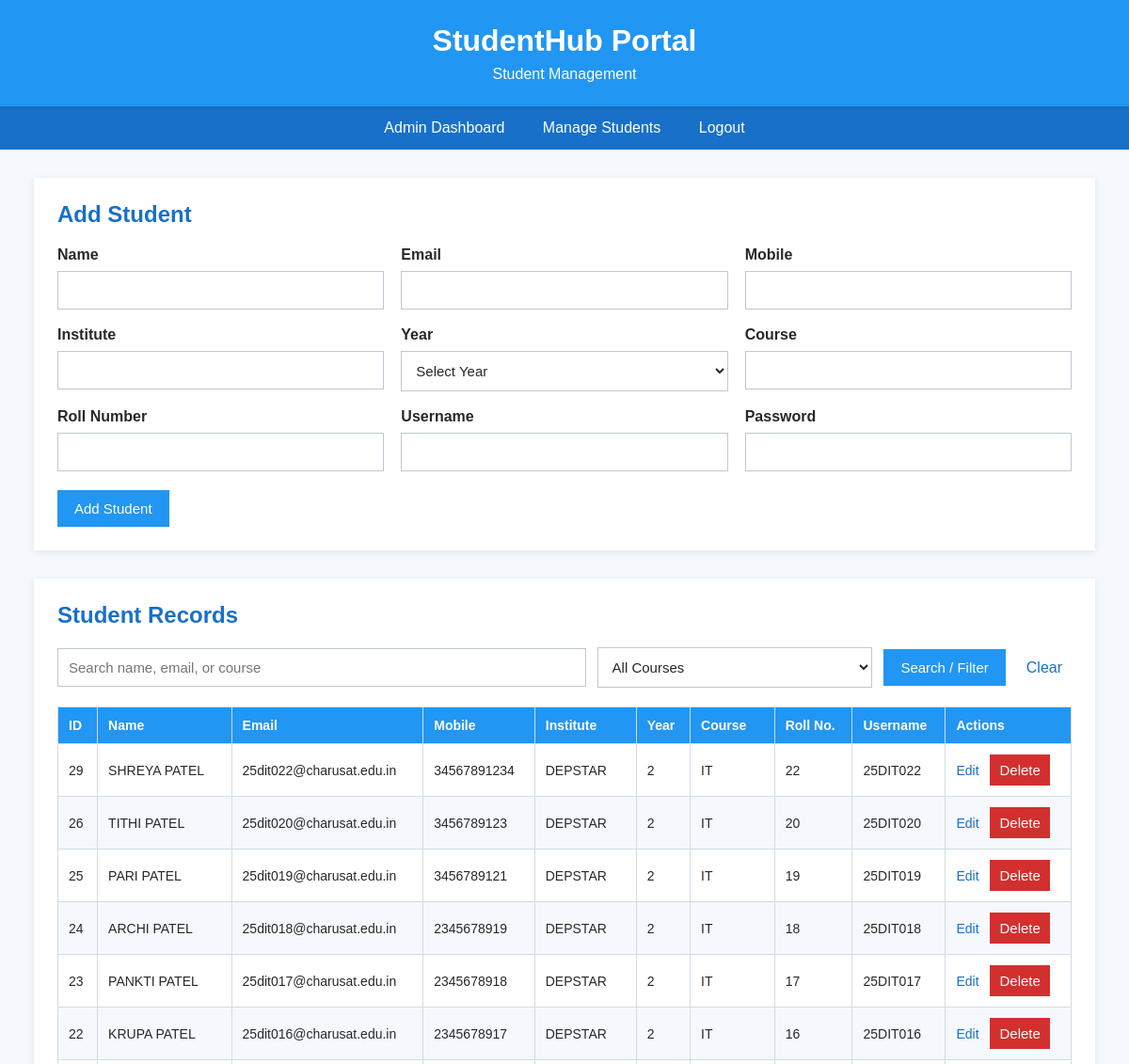
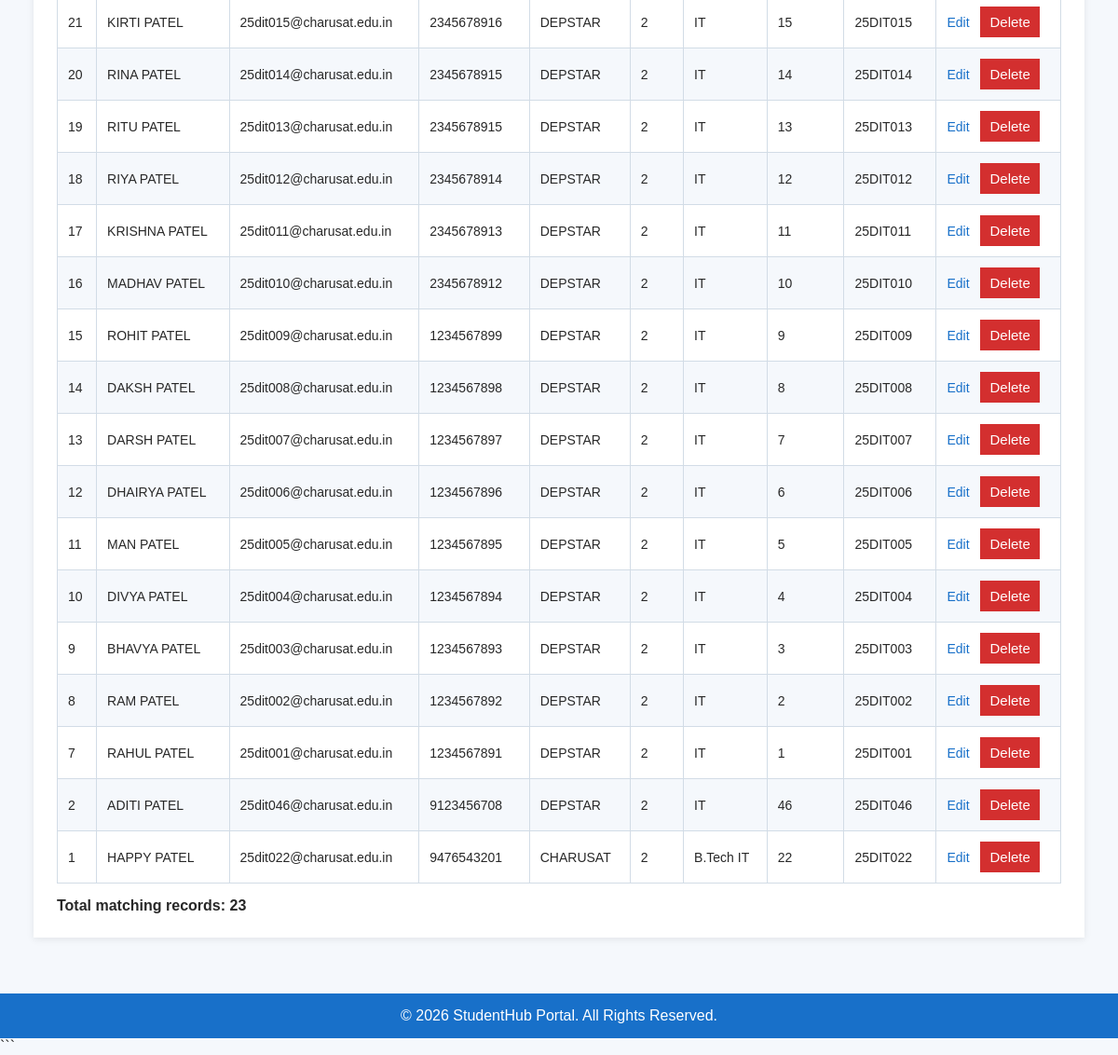
The page /manage_students.php (signed in) on the database its author committed (2 pictures, top to bottom).
### tables this page shows
CREATE TABLE `students` (
  `id` int(11) NOT NULL,
  `name` varchar(100) NOT NULL,
  `email` varchar(150) NOT NULL,
  `mobile` varchar(15) NOT NULL,
  `institute` varchar(150) NOT NULL,
  `year` int(11) NOT NULL,
  `course` varchar(100) NOT NULL,
  `roll_no` int(30) NOT NULL,
  `username` varchar(50) NOT NULL,
  `password` varchar(255) NOT NULL,
  `role` varchar(20) NOT NULL DEFAULT 'student'
);

### manage_students.php (the view, shortened to what this page needs)
<?php
require_once __DIR__ . "/db.php";
$editStudent = null;
$search = trim($_GET["search"] ?? "");
$sql = "SELECT id, name, email, mobile, institute, year, course,
               roll_no, username
        FROM students
        WHERE role='student'";
$sql .= " ORDER BY id DESC";
$stmt = mysqli_prepare($conn, $sql);
mysqli_stmt_execute($stmt);
$students = mysqli_stmt_get_result($stmt);
?>
<!DOCTYPE html>
<html lang="en">
<head>
    <link rel="stylesheet" href="manage_students.css">
</head>
<body>
<header>
    <h1>StudentHub Portal</h1>
    <p>Student Management</p>
</header>
<nav>
    <a href="admin.php">Admin Dashboard</a>
    <a href="manage_students.php">Manage Students</a>
    <a href="logout.php">Logout</a>
</nav>
<main>
    <section class="form-section">
        <h2><?= $editStudent ? "Edit Student" : "Add Student" ?></h2>
        <form method="POST" action="manage_students.php">
            <div class="form-grid">
                <label>Name
                    <input
                        type="text"
                        name="name"
                        required
                        value="<?= htmlspecialchars($editStudent["name"] ?? "") ?>"
                    >
                </label>
                <label>Email
                    <input
                        type="email"
                        name="email"
                        required
                        value="<?= htmlspecialchars($editStudent["email"] ?? "") ?>"
                    >
                </label>
                <label>Mobile
                    <input
                        type="text"
                        name="mobile"
                        required
                        value="<?= htmlspecialchars($editStudent["mobile"] ?? "") ?>"
                    >
                </label>
                <label>Institute
                    <input
                        type="text"
                        name="institute"
                        required
                        value="<?= htmlspecialchars($editStudent["institute"] ?? "") ?>"
                    >
                </label>
                <label>Year
                    <select name="year" required>
                        <option value="">Select Year</option>
                    </select>
                </label>
                <label>Course
                    <input
                        type="text"
                        name="course"
                        required
                        value="<?= htmlspecialchars($editStudent["course"] ?? "") ?>"
                    >
                </label>
                <label>Roll Number
                    <input
                        type="text"
                        name="roll_no"
                        required
                        value="<?= htmlspecialchars($editStudent["roll_no"] ?? "") ?>"
                    >
                </label>
                <label>Username
                    <input
                        type="text"
                        name="username"
                        required
                        value="<?= htmlspecialchars($editStudent["username"] ?? "") ?>"
                    >
                </label>
                <?php if (!$editStudent): ?>
                    <label>Password
                        <input
                            type="password"
                            name="password"
                            minlength="8"
                            required
                            autocomplete="new-password"
                        >
                    </label>
                <?php endif; ?>
            </div>
            <button type="submit">
                <?= $editStudent ? "Update Student" : "Add Student" ?>
            </button>
        </form>
    </section>
    <section class="table-section">
        <h2>Student Records</h2>
        <form method="GET" action="manage_students.php" class="search-form">
            <input
                type="text"
                name="search"
                placeholder="Search name, email, or course"
                value="<?= htmlspecialchars($search) ?>"
            >
            <select name="course">
                <option value="">All Courses</option>
            </select>
            <button type="submit">Search / Filter</button>
            <a class="cancel-link" href="manage_students.php">
                Clear
            </a>
        </form>
        <div class="table-wrapper">
            <table>
                <thead>
                    <tr>
                        <th>ID</th>
                        <th>Name</th>
                        <th>Email</th>
                        <th>Mobile</th>
                        <th>Institute</th>
                        <th>Year</th>
                        <th>Course</th>
                        <th>Roll No.</th>
                        <th>Username</th>
                        <th>Actions</th>
                    </tr>
                </thead>
                <tbody>
                    <?php if (mysqli_num_rows($students) > 0): ?>
                        <?php while ($student = mysqli_fetch_assoc($students)): ?>
                            <tr>
                                <td><?= (int)$student["id"] ?></td>
                                <td><?= htmlspecialchars($student["name"]) ?></td>
                                <td><?= htmlspecialchars($student["email"]) ?></td>
                                <td><?= htmlspecialchars($student["mobile"]) ?></td>
                                <td><?= htmlspecialchars($student["institute"]) ?></td>
                                <td><?= htmlspecialchars($student["year"]) ?></td>
                                <td><?= htmlspecialchars($student["course"]) ?></td>
                                <td><?= htmlspecialchars($student["roll_no"]) ?></td>
                                <td><?= htmlspecialchars($student["username"]) ?></td>
                                <td class="actions">
                                    <a href="manage_students.php?edit=<?= (int)$student["id"] ?>">
                                        Edit
                                    </a>
                                    <form
                                        method="POST"
                                        action="manage_students.php"
                                        onsubmit="return confirm('Are you sure you want to delete this student?');"
                                    >
                                        <button type="submit" class="delete-button">
                                            Delete
                                        </button>
                                    </form>
                                </td>
                            </tr>
                        <?php endwhile; ?>
                    <?php else: ?>
                        <tr>
                            <td colspan="10">No student records found.</td>
                        </tr>
                    <?php endif; ?>
                </tbody>
            </table>
        </div>
        <p class="total">
            Total matching records: <?= mysqli_num_rows($students) ?>
        </p>
    </section>
</main>
<footer>
    <p>&copy; 2026 StudentHub Portal. All Rights Reserved.</p>
</footer>
</body>
</html>

### manage_students.css (style rules this page uses)
* { margin: 0; padding: 0; box-sizing: border-box; }
body { font-family: Arial, sans-serif; background-color: rgb(245, 248, 252); color: rgb(40, 40, 40); min-height: 100vh; display: flex; flex-direction: column; }
header { background-color: rgb(33, 150, 243); color: white; text-align: center; padding: 25px 15px; }
header h1 { margin-bottom: 8px; }
nav { background-color: rgb(24, 112, 201); padding: 14px; text-align: center; }
nav a { color: white; text-decoration: none; margin: 0 18px; font-size: 16px; }
main { width: 94%; max-width: 1400px; margin: 30px auto; flex: 1; }
.form-section, .table-section { background-color: white; padding: 25px; margin-bottom: 30px; box-shadow: 0 2px 8px rgba(0, 0, 0, 0.08); }
h2 { color: rgb(24, 112, 201); margin-bottom: 20px; }
.form-grid { display: grid; grid-template-columns: repeat(3, 1fr); gap: 18px; margin-bottom: 20px; }
.form-grid label { display: flex; flex-direction: column; gap: 8px; font-weight: bold; }
input, select { width: 100%; padding: 11px; border: 1px solid rgb(190, 200, 210); font-size: 15px; background-color: white; color: rgb(40, 40, 40); }
button { background-color: rgb(33, 150, 243); color: white; border: none; padding: 11px 18px; font-size: 15px; cursor: pointer; }
.search-form { display: flex; gap: 12px; margin-bottom: 20px; align-items: center; }
.search-form input { flex: 2; }
.search-form select { flex: 1; }
.cancel-link { color: rgb(24, 112, 201); text-decoration: none; display: inline-block; padding: 10px; }
.table-wrapper { width: 100%; overflow-x: auto; }
table { width: 100%; border-collapse: collapse; background-color: white; }
th, td { border: 1px solid rgb(210, 220, 230); padding: 11px; text-align: left; font-size: 14px; }
th { background-color: rgb(33, 150, 243); color: white; }
tbody tr:nth-child(even) { background-color: rgb(245, 248, 252); }
.actions { white-space: nowrap; }
.actions a { display: inline-block; color: rgb(24, 112, 201); margin-right: 8px; text-decoration: none; }
.actions form { display: inline-block; }
.delete-button { background-color: rgb(211, 47, 47); padding: 8px 10px; }
.total { margin-top: 15px; font-weight: bold; }
footer { background-color: rgb(24, 112, 201); color: white; text-align: center; padding: 15px; margin-top: auto; }

### rows shown on the page
students: id "29", name "SHREYA PATEL", email "25dit022@charusat.edu.in", mobile "34567891234", institute "DEPSTAR", year "2", course "IT", roll_no "22", username "25DIT022"
students: id "26", name "TITHI PATEL", email "25dit020@charusat.edu.in", mobile "3456789123", institute "DEPSTAR", year "2", course "IT", roll_no "20", username "25DIT020"
students: id "25", name "PARI PATEL", email "25dit019@charusat.edu.in", mobile "3456789121", institute "DEPSTAR", year "2", course "IT", roll_no "19", username "25DIT019"
students: id "24", name "ARCHI PATEL", email "25dit018@charusat.edu.in", mobile "2345678919", institute "DEPSTAR", year "2", course "IT", roll_no "18", username "25DIT018"
students: id "23", name "PANKTI PATEL", email "25dit017@charusat.edu.in", mobile "2345678918", institute "DEPSTAR", year "2", course "IT", roll_no "17", username "25DIT017"
students: id "22", name "KRUPA PATEL", email "25dit016@charusat.edu.in", mobile "2345678917", institute "DEPSTAR", year "2", course "IT", roll_no "16", username "25DIT016"
students: id "21", name "KIRTI PATEL", email "25dit015@charusat.edu.in", mobile "2345678916", institute "DEPSTAR", year "2", course "IT", roll_no "15", username "25DIT015"
students: id "20", name "RINA PATEL", email "25dit014@charusat.edu.in", mobile "2345678915", institute "DEPSTAR", year "2", course "IT", roll_no "14", username "25DIT014"
students: id "19", name "RITU PATEL", email "25dit013@charusat.edu.in", mobile "2345678915", institute "DEPSTAR", year "2", course "IT", roll_no "13", username "25DIT013"
students: id "18", name "RIYA PATEL", email "25dit012@charusat.edu.in", mobile "2345678914", institute "DEPSTAR", year "2", course "IT", roll_no "12", username "25DIT012"
students: id "17", name "KRISHNA PATEL", email "25dit011@charusat.edu.in", mobile "2345678913", institute "DEPSTAR", year "2", course "IT", roll_no "11", username "25DIT011"
students: id "16", name "MADHAV PATEL", email "25dit010@charusat.edu.in", mobile "2345678912", institute "DEPSTAR", year "2", course "IT", roll_no "10", username "25DIT010"
students: id "15", name "ROHIT PATEL", email "25dit009@charusat.edu.in", mobile "1234567899", institute "DEPSTAR", year "2", course "IT", roll_no "9", username "25DIT009"
students: id "14", name "DAKSH PATEL", email "25dit008@charusat.edu.in", mobile "1234567898", institute "DEPSTAR", year "2", course "IT", roll_no "8", username "25DIT008"
students: id "13", name "DARSH PATEL", email "25dit007@charusat.edu.in", mobile "1234567897", institute "DEPSTAR", year "2", course "IT", roll_no "7", username "25DIT007"
students: id "12", name "DHAIRYA PATEL", email "25dit006@charusat.edu.in", mobile "1234567896", institute "DEPSTAR", year "2", course "IT", roll_no "6", username "25DIT006"
students: id "11", name "MAN PATEL", email "25dit005@charusat.edu.in", mobile "1234567895", institute "DEPSTAR", year "2", course "IT", roll_no "5", username "25DIT005"
students: id "10", name "DIVYA PATEL", email "25dit004@charusat.edu.in", mobile "1234567894", institute "DEPSTAR", year "2", course "IT", roll_no "4", username "25DIT004"
students: id "9", name "BHAVYA PATEL", email "25dit003@charusat.edu.in", mobile "1234567893", institute "DEPSTAR", year "2", course "IT", roll_no "3", username "25DIT003"
students: id "8", name "RAM PATEL", email "25dit002@charusat.edu.in", mobile "1234567892", institute "DEPSTAR", year "2", course "IT", roll_no "2", username "25DIT002"
students: id "7", name "RAHUL PATEL", email "25dit001@charusat.edu.in", mobile "1234567891", institute "DEPSTAR", year "2", course "IT", roll_no "1", username "25DIT001"
students: id "2", name "ADITI PATEL", email "25dit046@charusat.edu.in", mobile "9123456708", institute "DEPSTAR", year "2", course "IT", roll_no "46", username "25DIT046"
students: id "1", name "HAPPY PATEL", email "25dit022@charusat.edu.in", mobile "9476543201", institute "CHARUSAT", year "2", course "B.Tech IT", roll_no "22", username "25DIT022"

### other values the page prints
mysqli_num_rows($students) "23"
